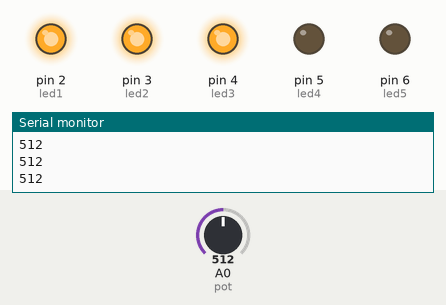
A sketch run on a simulated Arduino Uno, built with avr-gcc and run on an emulated ATmega328P. On the bench: output pins drawn as LEDs (lit = HIGH), the last lines printed to the serial monitor. Inputs (shaded band) come from the test bench; at power-on: A0 (pot) = 512.

Above: at 1.2 s.
1.3 s: A0 (pot) set to 492
At 2.3 s:
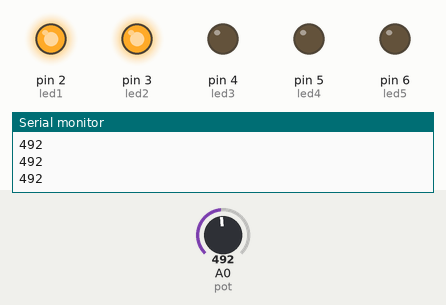
2.8 s: A0 (pot) set to 315
4.3 s: A0 (pot) set to 287
At 4.6 s:
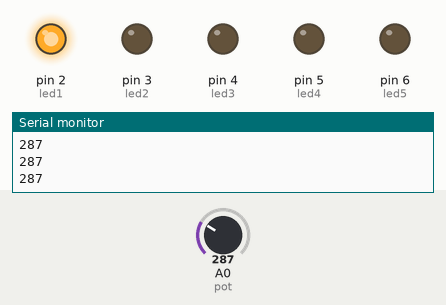
5.8 s: A0 (pot) set to 110
7.3 s: A0 (pot) set to 94
At 8.0 s:
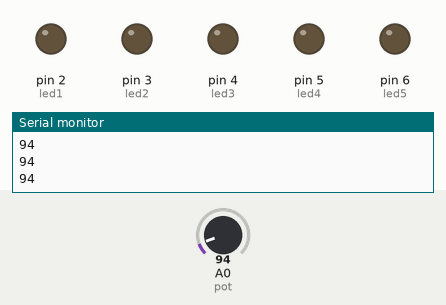
8.8 s: A0 (pot) set to 122
At 9.1 s:
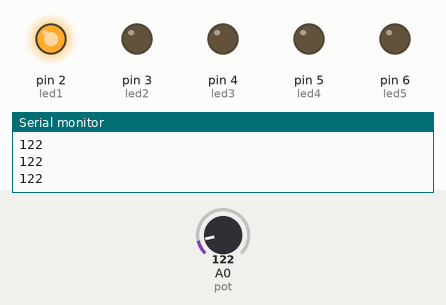
Timing chart, 0 to 11.3 s (numbered marks = the images above; inputs shaded):
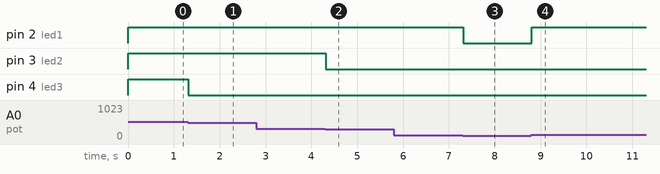

The sketch:

cod.ino
```cpp
// C++ code
//
const int led1= 2;
const int led2= 3;
const int led3= 4;
const int led4= 5;
const int led5= 6;

const int pot = 0;


void setup()
{
  pinMode(led1,OUTPUT);
  pinMode(led2,OUTPUT);
  pinMode(led3,OUTPUT);
  pinMode(led4,OUTPUT);
  pinMode(led5,OUTPUT);
  Serial.begin(9600);

}

int var;

void loop()
{
  var = analogRead(pot);
  Serial.println(var);

  if(var > 100){
    digitalWrite(led1, HIGH);
  }else{
    digitalWrite(led1, LOW);
  }
  if(var > 300){
    digitalWrite(led2, HIGH);
  }else{
    digitalWrite(led2, LOW);
  }
  if(var > 500){
    digitalWrite(led3, HIGH);
  }else{
    digitalWrite(led3, LOW);
  }
  if(var > 700){
    digitalWrite(led4, HIGH);
  }else{
    digitalWrite(led4, LOW);
  }
  if(var > 1000){
    digitalWrite(led5, HIGH);
  }else{
    digitalWrite(led5, LOW);
  }
  delay(10);
}
```

Measured:
- the behaviour switches between 501 and 500 on A0 (pot) (found by bisection; images 0 and 1)
- the behaviour switches between 301 and 300 on A0 (pot) (found by bisection; images 1 and 2)
- the behaviour switches between 101 and 100 on A0 (pot) (found by bisection; images 2 and 3)
- after the input at 1.3 s, pin 4 (led3): HIGH → LOW at once
- after the input at 4.3 s, pin 3 (led2): HIGH → LOW at once
- after the input at 7.3 s, pin 2 (led1): HIGH → LOW at once
- after the input at 8.8 s, pin 2 (led1): LOW → HIGH at once
